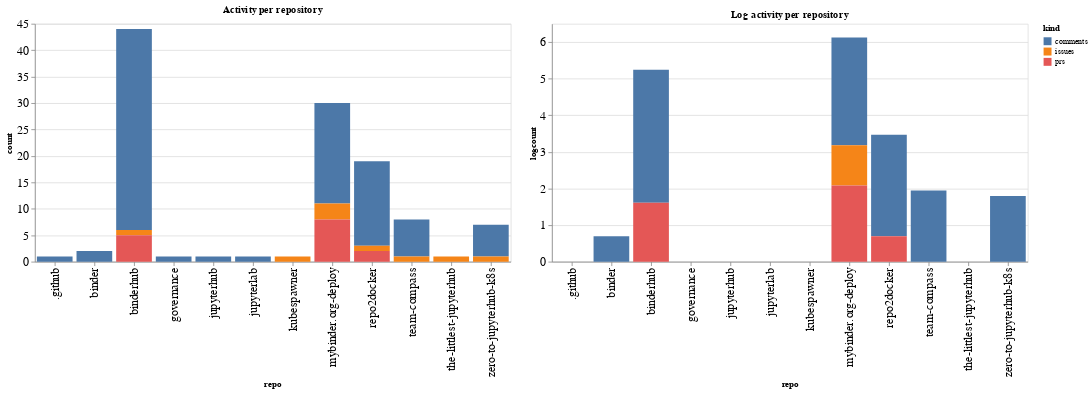

This figure's notebook cell:
### Code cell
ch1 = alt.Chart(repo_summaries, width=600, title="Activity per repository").mark_bar().encode(
    x='repo',
    y='count',
    color='kind',
    tooltip="kind"
)

ch2 = alt.Chart(repo_summaries, width=600, title="Log activity per repository").mark_bar().encode(
    x='repo',
    y='logcount',
    color='kind',
    tooltip="kind"
)

ch1 | ch2

### Figure 1 — Vega-Lite specification as saved in the notebook (floating-point values rounded to 4 significant figures)
{"config": {"axisLeft": {"labelFontSize": 15}, "axisBottom": {"labelFontSize": 15}}, "hconcat": [{"mark": "bar", "encoding": {"color": {"type": "nominal", "field": "kind"}, "tooltip": {"type": "nominal", "field": "kind"}, "x": {"type": "nominal", "field": "repo"}, "y": {"type": "quantitative", "field": "count"}}, "title": "Activity per repository", "width": 600}, {"mark": "bar", "encoding": {"color": {"type": "nominal", "field": "kind"}, "tooltip": {"type": "nominal", "field": "kind"}, "x": {"type": "nominal", "field": "repo"}, "y": {"type": "quantitative", "field": "logcount"}}, "title": "Log activity per repository", "width": 600}], "data": {"name": "data-22177ee79ec120d0ffdc76cbf448b1eb"}, "$schema": "https://vega.github.io/schema/vega-lite/v4.8.1.json", "datasets": {"data-22177ee79ec120d0ffdc76cbf448b1eb": [{"repo": ".github", "kind": "comments", "count": 1, "logcount": 0.0}, {"repo": "binder", "kind": "comments", "count": 2, "logcount": 0.6931}, {"repo": "binderhub", "kind": "comments", "count": 38, "logcount": 3.638}, {"repo": "binderhub", "kind": "issues", "count": 1, "logcount": 0.0}, {"repo": "binderhub", "kind": "prs", "count": 5, "logcount": 1.609}, {"repo": "governance", "kind": "comments", "count": 1, "logcount": 0.0}, {"repo": "jupyterhub", "kind": "comments", "count": 1, "logcount": 0.0}, {"repo": "jupyterlab", "kind": "comments", "count": 1, "logcount": 0.0}, {"repo": "kubespawner", "kind": "issues", "count": 1, "logcount": 0.0}, {"repo": "mybinder.org-deploy", "kind": "comments", "count": 19, "logcount": 2.944}, {"repo": "mybinder.org-deploy", "kind": "issues", "count": 3, "logcount": 1.099}, {"repo": "mybinder.org-deploy", "kind": "prs", "count": 8, "logcount": 2.079}, {"repo": "repo2docker", "kind": "comments", "count": 16, "logcount": 2.773}, {"repo": "repo2docker", "kind": "issues", "count": 1, "logcount": 0.0}, {"repo": "repo2docker", "kind": "prs", "count": 2, "logcount": 0.6931}, {"repo": "team-compass", "kind": "comments", "count": 7, "logcount": 1.946}, {"repo": "team-compass", "kind": "issues", "count": 1, "logcount": 0.0}, {"repo": "the-littlest-jupyterhub", "kind": "issues", "count": 1, "logcount": 0.0}, {"repo": "zero-to-jupyterhub-k8s", "kind": "comments", "count": 6, "logcount": 1.792}, {"repo": "zero-to-jupyterhub-k8s", "kind": "issues", "count": 1, "logcount": 0.0}]}}
